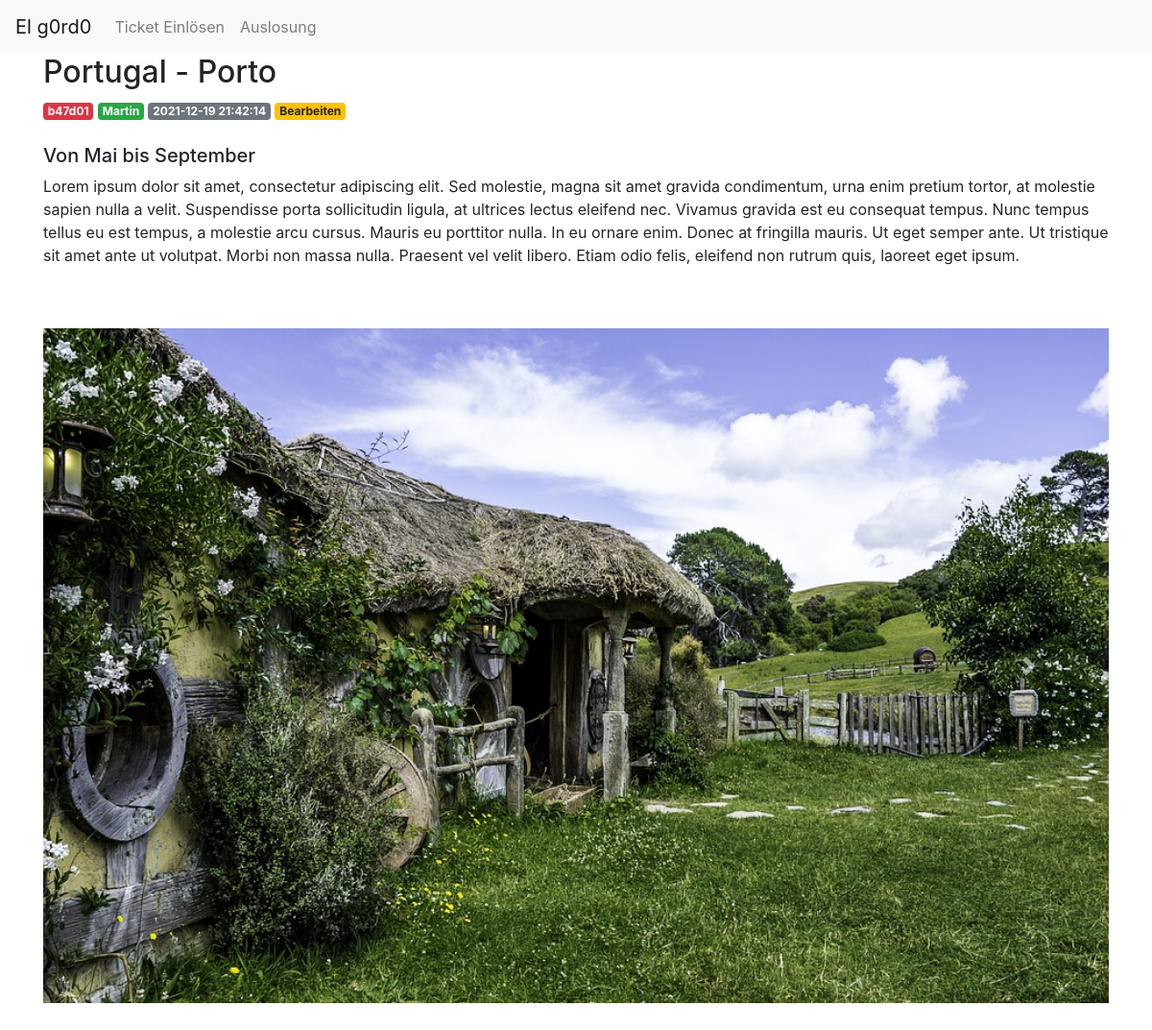
/b47d01, run on the app's committed database.
### tables this page shows
CREATE TABLE posts (
    id INTEGER PRIMARY KEY AUTOINCREMENT,
    created TIMESTAMP NOT NULL DEFAULT CURRENT_TIMESTAMP,
    code TEXT NOT NULL,
    name TEXT NOT NULL,
    country TEXT NOT NULL,
    city TEXT NOT NULL,
    content TEXT NOT NULL,
    start TEXT NOT NULL,
    until TEXT NOT NULL
);

CREATE TABLE images (
    id INTEGER PRIMARY KEY AUTOINCREMENT,
    created TIMESTAMP NOT NULL DEFAULT CURRENT_TIMESTAMP,
    code TEXT NOT NULL,
    filename TEXT NOT NULL
);

### app.py (the view)
@app.route('/<post_code>')
def post(post_code):
	post = get_post(post_code)
	images = get_images(post_code)
	print(images, file=sys.stderr)
	return render_template('post.html', post=post, images=images)

### app.py (called while the page is built)
def get_db_connection():
	if os.path.isfile('/home/elg0rd0/flask_lottery/database.db'):
		conn = sqlite3.connect('/home/elg0rd0/flask_lottery/database.db')
		print ("running on pyanywhere", file=sys.stderr)
	else:
		conn = sqlite3.connect('database.db')
		print ("running locally", file=sys.stderr)
	conn.row_factory = sqlite3.Row
	return conn

def get_post(post_code):
	conn = get_db_connection()
	post = conn.execute('SELECT * FROM posts WHERE code = ?',
						(post_code,)).fetchone()
	conn.close()
	if post is None:
		abort(404)
	return post

def get_images(image_code):
	conn = get_db_connection()
	post = conn.execute('SELECT * FROM images WHERE code = ?',
						(image_code,)).fetchall()
	conn.close()
	return post

### templates/post.html (shortened to what this page needs)
{% extends 'base.html' %}
{% block content %}
  <h2>{% block title %} {{ post['country'] }} - {{ post['city'] }} {% endblock %}</h2>
  <span class="badge badge-danger">{{ post['code'] }}</span>
  <span class="badge badge-success">{{ post['name'] }}</span>
  <span class="badge badge-secondary">{{ post['created'] }}</span>
  <a href="{{ url_for('edit', code=post['code']) }}">
      <span class="badge badge-warning">Bearbeiten</span>
  </a>
  <br></br>
  <h5>Von {{ post['start'] }} bis {{ post['until'] }}</h5>
  <p>{{ post['content'] }}</p>
  <br></br>
  <div id="carouselExampleControls" class="carousel slide" data-ride="carousel">
    <div class="carousel-inner">
      {% for image in images %}
        {% if loop.first %}
          <div class="carousel-item active">
            <img class="d-block w-100" src="static/uploads/{{ image['filename'] }}">
          </div>
        {% endif %}
      {% endfor %}
    <a class="carousel-control-prev" href="#carouselExampleControls" role="button" data-slide="prev">
      <span class="carousel-control-prev-icon" aria-hidden="true"></span>
    </a>
    <a class="carousel-control-next" href="#carouselExampleControls" role="button" data-slide="next">
      <span class="carousel-control-next-icon" aria-hidden="true"></span>
    </a>
  </div>
  <br></br>
{% endblock %}

### data on the page
posts: country "Portugal", city "Porto", code "b47d01", name "Martin", created "2021-12-19 21:42:14", start "Mai", until "September", content "Lorem ipsum dolor sit amet, consectetur adipiscing elit. Sed molestie, magna sit amet gravida condimentum, urna enim pretium tortor, at molestie sapien nulla a velit. Suspendisse porta sollicitudin ligula, at ultrices lectus eleifend nec. Vivamus gravida est eu consequat tempus. Nunc tempus tellus eu est tempus, a molestie arcu cursus. Mauris eu porttitor nulla. In eu ornare enim. Donec at fringilla mauris. Ut eget semper ante. Ut tristique sit amet ante ut volutpat. Morbi non massa nulla. Praesent vel velit libero. Etiam odio felis, eleifend non rutrum quis, laoreet eget ipsum."
images: filename (picture)
